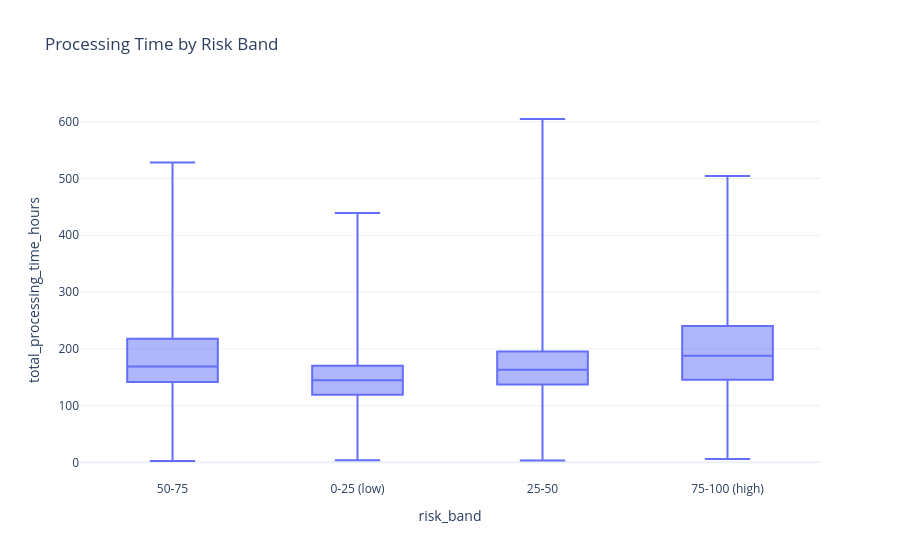

Notebook cell for this chart:
### Markdown cell above
**Business Interpretation.** Mortgages and Business Loans take noticeably
longer than Personal and Auto Loans — they carry more inherent underwriting
complexity (see `data/README.md`) and are more likely to be flagged for
additional review. This is expected and, importantly, is already reflected
in their more generous SLA targets — the SLA section below shows their
breach rates are *lower*, not higher, despite the longer absolute time.

### Code cell
pi["risk_band"] = pd.cut(pi["risk_score"], [0, 25, 50, 75, 100],
                          labels=["0-25 (low)", "25-50", "50-75", "75-100 (high)"])
fig = px.box(pi, x="risk_band", y="total_processing_time_hours",
             title="Processing Time by Risk Band", points=False)
fig.show()

### Figure 1 — Plotly figure (JSON) as saved in the notebook; plotly's stock layout.template omitted (floating-point values rounded to 4 significant figures; data arrays with more than 128 entries replaced by an {"elided": "..."} marker saying what was removed)
{"data": [{"alignmentgroup": "True", "boxpoints": false, "hovertemplate": "risk_band=%{x}<br>total_processing_time_hours=%{y}<extra></extra>", "legendgroup": "", "marker": {"color": "#636efa"}, "name": "", "notched": false, "offsetgroup": "", "orientation": "v", "showlegend": false, "type": "box", "x": {"elided": "50000 str values"}, "x0": " ", "xaxis": "x", "y": {"elided": "50000 float values"}, "y0": " ", "yaxis": "y"}], "layout": {"boxmode": "group", "legend": {"tracegroupgap": 0}, "title": {"text": "Processing Time by Risk Band"}, "xaxis": {"anchor": "y", "domain": [0.0, 1.0], "title": {"text": "risk_band"}}, "yaxis": {"anchor": "x", "domain": [0.0, 1.0], "title": {"text": "total_processing_time_hours"}}}}
